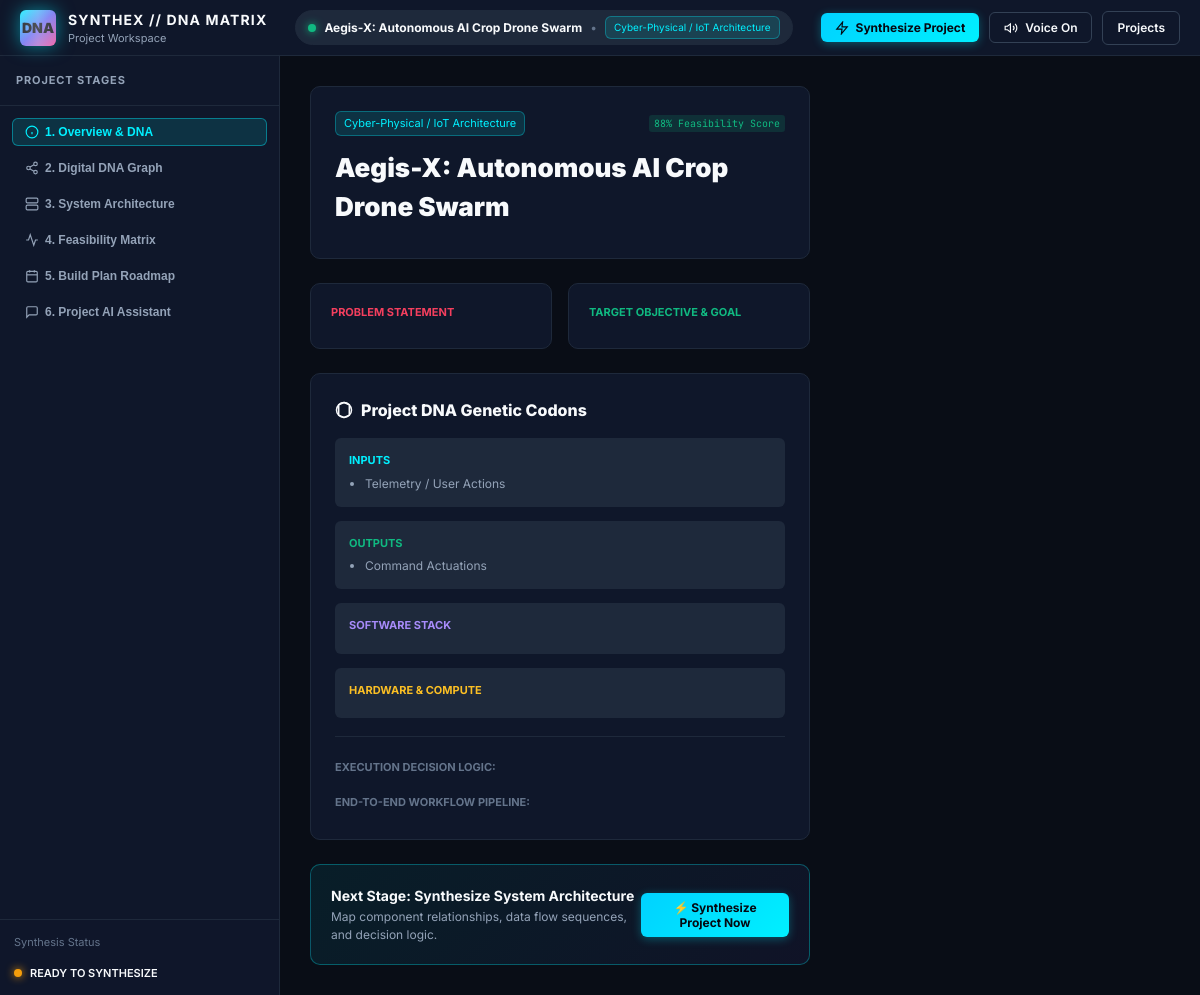
/projects/1/, run on the app's committed database.
### matrix/models.py (models this page shows, shortened)
class Project(models.Model):
    title = models.CharField(max_length=255)
    project_type = models.CharField(max_length=100, default="Software System")
    idea_input = models.TextField(blank=True, default="")
    problem_statement = models.TextField(blank=True, default="")
    goal = models.TextField(blank=True, default="")
    summary = models.TextField(blank=True, default="")
    target_users = models.JSONField(default=list, blank=True)
    is_synthesized = models.BooleanField(default=False)
    feasibility_score = models.IntegerField(default=85)
    feasibility_summary = models.TextField(blank=True, default="")
    feasibility_breakdown = models.JSONField(default=dict, blank=True)
    feasibility_details = models.JSONField(default=dict, blank=True)
    tech_stack = models.JSONField(default=dict, blank=True)
    dna_data = models.JSONField(default=dict, blank=True)
    architecture_data = models.JSONField(default=dict, blank=True)
    build_plan = models.JSONField(default=list, blank=True)
    risks_mitigations = models.JSONField(default=list, blank=True)
    created_at = models.DateTimeField(auto_now_add=True)
    updated_at = models.DateTimeField(auto_now=True)
    class Meta:
        ordering = ['-created_at']
    @property
    def build_progress_percent(self):
        if not self.build_plan:
            return 0
        total = len(self.build_plan)
        completed = sum(1 for step in self.build_plan if step.get('status') == 'completed')
        return int((completed / total) * 100)

### matrix/views.py (the view)
# urls.py: path("projects/<int:project_id>/", views.project_workspace_view, name="project_workspace"),
def project_workspace_view(request, project_id):
    project = get_object_or_404(Project, pk=project_id)
    return render(request, "matrix/project_workspace.html", {
        "project": project,
        "assistant_intro": DEFAULT_ASSISTANT_INTRO
    })

### templates/matrix/project_workspace.html (shortened to what this page needs)
{% load static %}
<!DOCTYPE html>
<html lang="en">
<head>
  <link rel="stylesheet" href="{% static 'css/workspace.css' %}">
</head>
<body>
<div class="app-container">
  <header class="app-header">
    <div class="brand-section">
      <a href="/" style="text-decoration: none; color: inherit;" class="brand-logo">
        <div class="logo-badge">DNA</div>
        <div class="brand-titles">
          <div class="brand-title">SYNTHEX // DNA MATRIX</div>
          <div class="brand-sub">Project Workspace</div>
        </div>
      </a>
    </div>
    <div class="header-meta">
      <div class="active-project-pill">
        <span class="status-dot"></span>
        <span id="header-project-name" style="font-weight: 700; color: var(--text-primary);">{{ project.title }}</span>
        <span style="color: var(--text-muted);">&bull;</span>
        <span class="tag tag-cyan" style="font-size: 10px;">{{ project.project_type }}</span>
      </div>
    </div>
    <div class="header-actions">
      <button class="btn btn-primary" id="btn-synthesize-project" onclick="synthesizeProject()">
        <svg width="14" height="14" viewBox="0 0 24 24" fill="none" stroke="currentColor" stroke-width="2"><polygon points="13 2 3 14 12 14 11 22 21 10 12 10 13 2"></polygon></svg>
        <span id="synthesize-btn-text">{% if project.is_synthesized %}Re-Synthesize Architecture{% else %}Synthesize Project{% endif %}</span>
      </button>
      <button class="btn btn-outline" id="btn-toggle-voice" onclick="toggleVoiceOutput()">
        <svg width="14" height="14" viewBox="0 0 24 24" fill="none" stroke="currentColor" stroke-width="2"><polygon points="11 5 6 9 2 9 2 15 6 15 11 19 11 5"></polygon><path d="M19.07 4.93a10 10 0 0 1 0 14.14M15.54 8.46a5 5 0 0 1 0 7.07"></path></svg>
        Voice On
      </button>
      <a href="/projects/" class="btn btn-outline" style="text-decoration: none;">Projects</a>
    </div>
  </header>
  <main class="app-workspace">
    <aside class="workspace-sidebar">
      <div class="sidebar-header">
        <div class="sidebar-title">Project Stages</div>
      </div>
      <div class="project-list-container" style="padding: 12px; display: flex; flex-direction: column; gap: 8px;">
        <button class="stage-nav-pill active" onclick="switchSection('overview')">
          <svg width="14" height="14" viewBox="0 0 24 24" fill="none" stroke="currentColor" stroke-width="2"><circle cx="12" cy="12" r="10"></circle><line x1="12" y1="16" x2="12" y2="12"></line><line x1="12" y1="8" x2="12.01" y2="8"></line></svg>
          1. Overview & DNA
        </button>
        <button class="stage-nav-pill" onclick="switchSection('digital-dna')">
          2. Digital DNA Graph
        </button>
        <button class="stage-nav-pill" onclick="switchSection('architecture')">
          <svg width="14" height="14" viewBox="0 0 24 24" fill="none" stroke="currentColor" stroke-width="2"><rect x="2" y="2" width="20" height="8" rx="2" ry="2"></rect><rect x="2" y="14" width="20" height="8" rx="2" ry="2"></rect><line x1="6" y1="6" x2="6.01" y2="6"></line><line x1="6" y1="18" x2="6.01" y2="18"></line></svg>
          3. System Architecture
        </button>
        <button class="stage-nav-pill" onclick="switchSection('feasibility')">
          <svg width="14" height="14" viewBox="0 0 24 24" fill="none" stroke="currentColor" stroke-width="2"><path d="M22 12h-4l-3 9L9 3l-3 9H2"></path></svg>
          4. Feasibility Matrix
        </button>
        <button class="stage-nav-pill" onclick="switchSection('build-plan')">
          <svg width="14" height="14" viewBox="0 0 24 24" fill="none" stroke="currentColor" stroke-width="2"><rect x="3" y="4" width="18" height="18" rx="2" ry="2"></rect><line x1="16" y1="2" x2="16" y2="6"></line><line x1="8" y1="2" x2="8" y2="6"></line><line x1="3" y1="10" x2="21" y2="10"></line></svg>
          5. Build Plan Roadmap
        </button>
        <button class="stage-nav-pill" onclick="switchSection('ai-assistant')">
          <svg width="14" height="14" viewBox="0 0 24 24" fill="none" stroke="currentColor" stroke-width="2"><path d="M21 15a2 2 0 0 1-2 2H7l-4 4V5a2 2 0 0 1 2-2h14a2 2 0 0 1 2 2z"></path></svg>
          6. Project AI Assistant
        </button>
      </div>
      <div class="sidebar-footer">
        <div style="font-size: 11px; color: var(--text-muted); margin-bottom: 6px;">Synthesis Status</div>
        <div style="display: flex; align-items: center; gap: 8px;">
          <span class="status-dot" style="{% if not project.is_synthesized %}background:#f59e0b; box-shadow:0 0 8px #f59e0b;{% endif %}"></span>
          <span id="synthesis-badge" style="font-size: 11px; font-weight: 600; color: var(--text-primary);">
            {% if project.is_synthesized %}SYNTHESIS COMPLETE{% else %}READY TO SYNTHESIZE{% endif %}
          </span>
        </div>
      </div>
    </aside>
    <section class="workspace-stage">
      <div class="stage-viewport" style="overflow-y: auto;">
        <div class="workspace-section active" id="sec-overview" style="padding: 30px; max-width: 1000px; margin: 0 auto; display: flex; flex-direction: column; gap: 24px;">
          <div style="background: var(--bg-surface); border: 1px solid var(--border-subtle); border-radius: var(--radius-md); padding: 24px;">
            <div style="display: flex; align-items: center; justify-content: space-between; margin-bottom: 12px;">
              <span class="tag tag-cyan">{{ project.project_type }}</span>
              <span class="score-tag">{{ project.feasibility_score }}% Feasibility Score</span>
            </div>
            <h1 style="font-size: 26px; font-weight: 900; color: var(--text-primary); margin-bottom: 8px;">{{ project.title }}</h1>
          </div>
          <div style="display: grid; grid-template-columns: 1fr 1fr; gap: 16px;">
            <div style="background: var(--bg-surface); border: 1px solid var(--border-subtle); border-radius: var(--radius-md); padding: 20px;">
              <div style="font-size: 11px; font-weight: 700; text-transform: uppercase; color: var(--accent-rose); margin-bottom: 8px;">Problem Statement</div>
            </div>
            <div style="background: var(--bg-surface); border: 1px solid var(--border-subtle); border-radius: var(--radius-md); padding: 20px;">
              <div style="font-size: 11px; font-weight: 700; text-transform: uppercase; color: var(--accent-emerald); margin-bottom: 8px;">Target Objective & Goal</div>
            </div>
          </div>
          <div style="background: var(--bg-surface); border: 1px solid var(--border-subtle); border-radius: var(--radius-md); padding: 24px;">
            <h3 style="font-size: 16px; font-weight: 800; color: var(--text-primary); margin-bottom: 16px; display: flex; align-items: center; gap: 8px;">
              <svg width="18" height="18" viewBox="0 0 24 24" fill="none" stroke="currentColor" stroke-width="2"><circle cx="12" cy="12" r="10"></circle><polygon points="12 2 19.07 4.93 19.07 19.07 12 22 4.93 19.07 4.93 4.93 12 2"></polygon></svg>
              Project DNA Genetic Codons
            </h3>
            <div style="display: grid; grid-template-columns: repeat(auto-fit, minmax(220px, 1fr)); gap: 14px;">
              <div style="background: var(--bg-surface-elevated); padding: 14px; border-radius: var(--radius-sm);">
                <div style="font-size: 11px; font-weight: 700; color: var(--accent-cyan); text-transform: uppercase; margin-bottom: 6px;">Inputs</div>
                <ul style="padding-left: 16px; font-size: 12px; color: var(--text-secondary);">
                  {% for item in project.dna_data.inputs %}
                  <li>{{ item }}</li>
                  {% empty %}
                  <li>Telemetry / User Actions</li>
                  {% endfor %}
                </ul>
              </div>
              <div style="background: var(--bg-surface-elevated); padding: 14px; border-radius: var(--radius-sm);">
                <div style="font-size: 11px; font-weight: 700; color: var(--accent-emerald); text-transform: uppercase; margin-bottom: 6px;">Outputs</div>
                <ul style="padding-left: 16px; font-size: 12px; color: var(--text-secondary);">
                  {% for item in project.dna_data.outputs %}
                  <li>{{ item }}</li>
                  {% empty %}
                  <li>Command Actuations</li>
                  {% endfor %}
                </ul>
              </div>
              <div style="background: var(--bg-surface-elevated); padding: 14px; border-radius: var(--radius-sm);">
                <div style="font-size: 11px; font-weight: 700; color: #a78bfa; text-transform: uppercase; margin-bottom: 6px;">Software Stack</div>
              </div>
              <div style="background: var(--bg-surface-elevated); padding: 14px; border-radius: var(--radius-sm);">
                <div style="font-size: 11px; font-weight: 700; color: #fbbf24; text-transform: uppercase; margin-bottom: 6px;">Hardware & Compute</div>
              </div>
            </div>
            <div style="margin-top: 18px; padding-top: 18px; border-top: 1px solid var(--border-subtle); display: flex; flex-direction: column; gap: 10px;">
              <div>
                <span style="font-size: 11px; font-weight: 700; text-transform: uppercase; color: var(--text-muted);">Execution Decision Logic:</span>
              </div>
              <div>
                <span style="font-size: 11px; font-weight: 700; text-transform: uppercase; color: var(--text-muted);">End-to-End Workflow Pipeline:</span>
              </div>
            </div>
          </div>
          <div style="background: linear-gradient(135deg, rgba(0, 240, 255, 0.08) 0%, rgba(99, 102, 241, 0.08) 100%); border: 1px solid rgba(0, 240, 255, 0.3); border-radius: var(--radius-md); padding: 20px; display: flex; align-items: center; justify-content: space-between;">
            <div>
              <div style="font-size: 14px; font-weight: 700; color: var(--text-primary);">Next Stage: Synthesize System Architecture</div>
              <div style="font-size: 12px; color: var(--text-secondary); margin-top: 2px;">Map component relationships, data flow sequences, and decision logic.</div>
            </div>
            <button class="btn btn-primary" onclick="synthesizeProject()">
              ⚡ Synthesize Project Now
            </button>
          </div>
        </div>
      </div>
    </section>
  </main>
</div>
</body>
</html>

### templates/matrix/project_workspace.html (style rules this page uses)
.stage-nav-pill { display: flex; align-items: center; gap: 6px; padding: 6px 12px; border-radius: var(--radius-sm); font-size: 12px; font-weight: 600; color: var(--text-secondary); cursor: pointer; background: transparent; border: 1px solid transparent; transition: all 0.15s ease; }
.stage-nav-pill.active { color: var(--accent-cyan); background: var(--accent-cyan-dim); border-color: rgba(0, 240, 255, 0.4); }

### data on the page
Project: title "Aegis-X: Autonomous AI Crop Drone Swarm", project_type "Cyber-Physical / IoT Architecture", feasibility_score "88"
